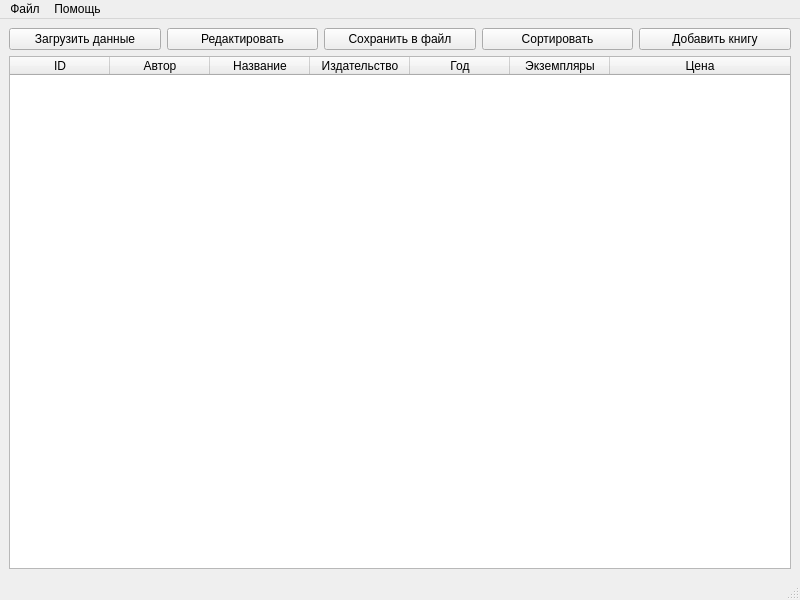
<?xml version="1.0" encoding="UTF-8"?>
<ui version="4.0">
 <class>MainWindow</class>
 <widget class="QMainWindow" name="MainWindow">
  <property name="geometry">
   <rect>
    <x>0</x>
    <y>0</y>
    <width>800</width>
    <height>600</height>
   </rect>
  </property>
  <property name="windowTitle">
   <string>Book Manager</string>
  </property>
  <widget class="QWidget" name="centralwidget">
   <layout class="QVBoxLayout" name="verticalLayout">
    <item>
     <layout class="QHBoxLayout" name="horizontalLayout">
      <item>
       <widget class="QPushButton" name="pushButton_load">
        <property name="text">
         <string>Загрузить данные</string>
        </property>
       </widget>
      </item>
      <item>
       <widget class="QPushButton" name="Redact_Button">
        <property name="text">
         <string>Редактировать</string>
        </property>
       </widget>
      </item>
      <item>
       <widget class="QPushButton" name="pushButton_save">
        <property name="text">
         <string>Сохранить в файл</string>
        </property>
       </widget>
      </item>
      <item>
       <widget class="QPushButton" name="pushButton_sort">
        <property name="text">
         <string>Сортировать</string>
        </property>
       </widget>
      </item>
      <item>
       <widget class="QPushButton" name="pushButton_add">
        <property name="text">
         <string>Добавить книгу</string>
        </property>
       </widget>
      </item>
     </layout>
    </item>
    <item>
     <widget class="QTableWidget" name="tableWidget">
      <property name="editTriggers">
       <set>QAbstractItemView::NoEditTriggers</set>
      </property>
      <attribute name="horizontalHeaderStretchLastSection">
       <bool>true</bool>
      </attribute>
      <column>
       <property name="text">
        <string>ID</string>
       </property>
      </column>
      <column>
       <property name="text">
        <string>Автор</string>
       </property>
      </column>
      <column>
       <property name="text">
        <string>Название</string>
       </property>
      </column>
      <column>
       <property name="text">
        <string>Издательство</string>
       </property>
      </column>
      <column>
       <property name="text">
        <string>Год</string>
       </property>
      </column>
      <column>
       <property name="text">
        <string>Экземпляры</string>
       </property>
      </column>
      <column>
       <property name="text">
        <string>Цена</string>
       </property>
      </column>
     </widget>
    </item>
   </layout>
  </widget>
  <widget class="QMenuBar" name="menubar">
   <property name="geometry">
    <rect>
     <x>0</x>
     <y>0</y>
     <width>800</width>
     <height>21</height>
    </rect>
   </property>
   <widget class="QMenu" name="menuFile">
    <property name="title">
     <string>Файл</string>
    </property>
    <addaction name="actionOpen"/>
    <addaction name="actionSave"/>
    <addaction name="actionExit"/>
   </widget>
   <widget class="QMenu" name="menuHelp">
    <property name="title">
     <string>Помощь</string>
    </property>
    <addaction name="actionAbout"/>
   </widget>
   <addaction name="menuFile"/>
   <addaction name="menuHelp"/>
  </widget>
  <widget class="QStatusBar" name="statusbar"/>
  <action name="actionOpen">
   <property name="text">
    <string>Открыть</string>
   </property>
  </action>
  <action name="actionSave">
   <property name="text">
    <string>Сохранить</string>
   </property>
  </action>
  <action name="actionExit">
   <property name="text">
    <string>Выход</string>
   </property>
  </action>
  <action name="actionAbout">
   <property name="text">
    <string>О программе</string>
   </property>
  </action>
 </widget>
 <resources/>
 <connections>
  <connection>
   <sender>actionExit</sender>
   <signal>triggered()</signal>
   <receiver>MainWindow</receiver>
   <slot>close()</slot>
   <hints>
    <hint type="sourcelabel">
     <x>248</x>
     <y>141</y>
    </hint>
    <hint type="destinationlabel">
     <x>400</x>
     <y>300</y>
    </hint>
   </hints>
  </connection>
 </connections>
</ui>
